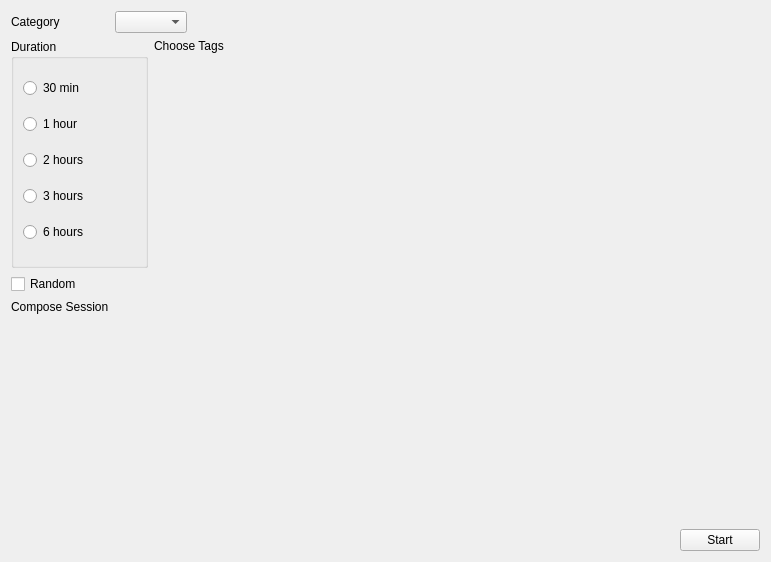
<?xml version="1.0" encoding="UTF-8"?>
<ui version="4.0">
 <class>ConfigSession</class>
 <widget class="QWidget" name="ConfigSession">
  <property name="geometry">
   <rect>
    <x>0</x>
    <y>0</y>
    <width>771</width>
    <height>562</height>
   </rect>
  </property>
  <property name="windowTitle">
   <string>Form</string>
  </property>
  <layout class="QGridLayout" name="gridLayout">
   <item row="0" column="0">
    <widget class="QLabel" name="label_3">
     <property name="text">
      <string>Category</string>
     </property>
    </widget>
   </item>
   <item row="0" column="1" colspan="2">
    <widget class="QComboBox" name="comboBox"/>
   </item>
   <item row="0" column="3">
    <spacer name="horizontalSpacer">
     <property name="orientation">
      <enum>Qt::Horizontal</enum>
     </property>
     <property name="sizeHint" stdset="0">
      <size>
       <width>505</width>
       <height>20</height>
      </size>
     </property>
    </spacer>
   </item>
   <item row="1" column="0" rowspan="2" colspan="2">
    <widget class="QGroupBox" name="groupBox">
     <property name="title">
      <string>Duration</string>
     </property>
     <layout class="QVBoxLayout" name="verticalLayout">
      <item>
       <widget class="QRadioButton" name="rb30">
        <property name="text">
         <string>30 min</string>
        </property>
       </widget>
      </item>
      <item>
       <widget class="QRadioButton" name="rb1">
        <property name="text">
         <string>1 hour</string>
        </property>
       </widget>
      </item>
      <item>
       <widget class="QRadioButton" name="rb2">
        <property name="text">
         <string>2 hours</string>
        </property>
       </widget>
      </item>
      <item>
       <widget class="QRadioButton" name="rb3">
        <property name="text">
         <string>3 hours</string>
        </property>
       </widget>
      </item>
      <item>
       <widget class="QRadioButton" name="rb6">
        <property name="text">
         <string>6 hours</string>
        </property>
       </widget>
      </item>
     </layout>
    </widget>
   </item>
   <item row="1" column="2" colspan="2">
    <widget class="QLabel" name="label">
     <property name="text">
      <string>Choose Tags</string>
     </property>
    </widget>
   </item>
   <item row="2" column="2">
    <spacer name="verticalSpacer">
     <property name="orientation">
      <enum>Qt::Vertical</enum>
     </property>
     <property name="sizeHint" stdset="0">
      <size>
       <width>20</width>
       <height>207</height>
      </size>
     </property>
    </spacer>
   </item>
   <item row="3" column="0" colspan="2">
    <widget class="QCheckBox" name="cbRandom">
     <property name="text">
      <string>Random</string>
     </property>
    </widget>
   </item>
   <item row="4" column="0">
    <widget class="QLabel" name="label_2">
     <property name="text">
      <string>Compose Session</string>
     </property>
    </widget>
   </item>
   <item row="5" column="0">
    <spacer name="verticalSpacer_2">
     <property name="orientation">
      <enum>Qt::Vertical</enum>
     </property>
     <property name="sizeHint" stdset="0">
      <size>
       <width>20</width>
       <height>206</height>
      </size>
     </property>
    </spacer>
   </item>
   <item row="6" column="4">
    <widget class="QPushButton" name="pushButton">
     <property name="text">
      <string>Start</string>
     </property>
    </widget>
   </item>
  </layout>
 </widget>
 <resources/>
 <connections/>
</ui>
